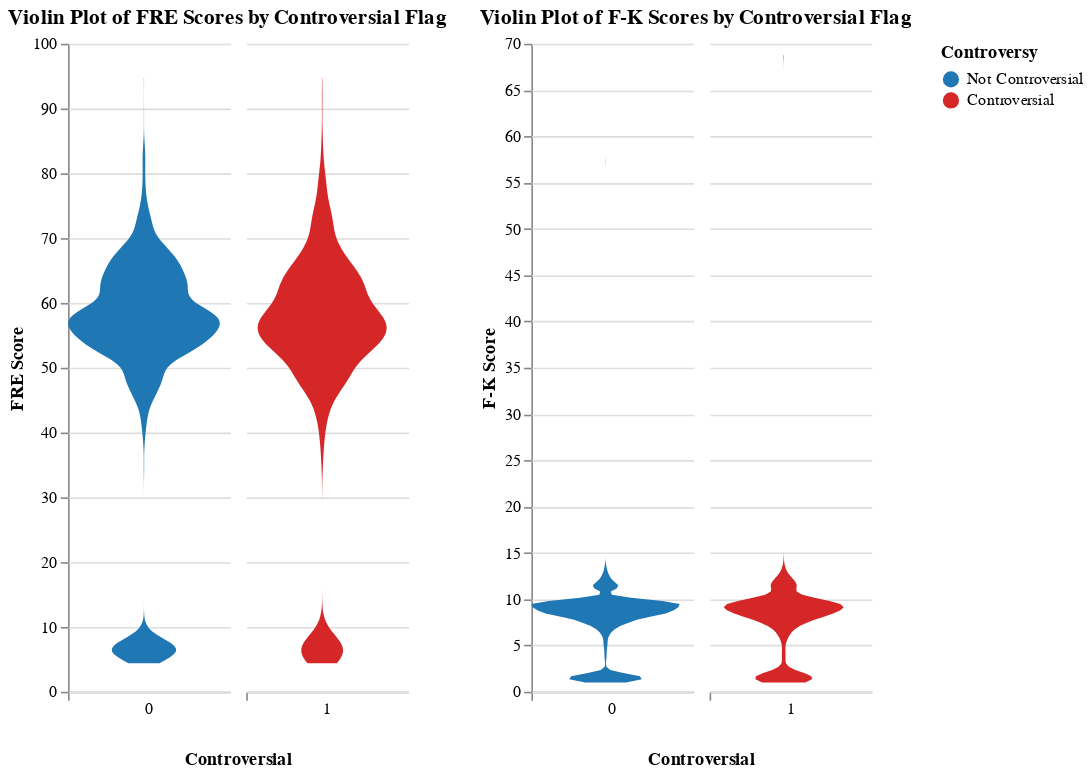

The code cell stored with this chart in its notebook:
### Markdown cell above
Finally, we wondered if the controversy of a case would influence the complexity of writing in a justice’s opinion.  For an internal measure of controversy we decided on cases that had at least two Dissenting opinions.  Here's a view of readability and controversy.

### Code cell
aggregated_fre = long_df.groupby(['Controversial'])['FRE Score'].agg(
    total_count='size',
    min_score='min',
    max_score='max',
    avg_score='mean'
).reset_index()

# Calculate summary statistics for Controversial and Non-Controversial cases (F-K)
aggregated_fk = long_df.groupby(['Controversial'])['F-K Score'].agg(
    total_count='size',
    min_score='min',
    max_score='max',
    avg_score='mean'
).reset_index()

# Create a violin plot for FRE scores by Controversial flag
violin_plot_controversial_fre = alt.Chart(long_df).transform_filter(
    alt.FieldOneOfPredicate(field='Controversial', oneOf=[0, 1])
).transform_density(
    density='FRE Score',
    as_=['FRE Score', 'density'],
    extent=[long_df['FRE Score'].min(), long_df['FRE Score'].max()],
    groupby=['Controversial']
).transform_lookup(
    lookup='Controversial',
    from_=alt.LookupData(aggregated_fre, 'Controversial', ['total_count', 'min_score', 'max_score', 'avg_score'])
).mark_area(orient='horizontal').encode(
    alt.X('density:Q')
        .stack('center')
        .impute(None)
        .title(None)
        .axis(labels=False, values=[0], grid=False, ticks=True),
    alt.Y('FRE Score:Q'),
    alt.Color('Controversial:N',
        scale=alt.Scale(domain=[0, 1], range=['#1f77b4', '#d62728']),  # Blue for 0, Red for 1
        legend=alt.Legend(
            title="Controversy",
            values=[0, 1],
            labelExpr="datum.value == 0 ? 'Not Controversial' : 'Controversial'"
        )
    ),
    alt.Column('Controversial:N')
        .spacing(10)
        .header(titleOrient='bottom', labelOrient='bottom', labelPadding=0),
    tooltip=[
        alt.Tooltip('total_count:Q', title='Total Count'),
        alt.Tooltip('min_score:Q', title='Min Score'),
        alt.Tooltip('max_score:Q', title='Max Score'),
        alt.Tooltip('avg_score:Q', title='Avg Score')
    ]
).properties(
    title='Violin Plot of FRE Scores by Controversial Flag',
    width=100,
    height=400
)

# Create a violin plot for F-K scores by Controversial flag
violin_plot_controversial_fk = alt.Chart(long_df).transform_filter(
    alt.FieldOneOfPredicate(field='Controversial', oneOf=[0, 1])
).transform_density(
    density='F-K Score',
    as_=['F-K Score', 'density'],
    extent=[long_df['F-K Score'].min(), long_df['F-K Score'].max()],
    groupby=['Controversial']
).transform_lookup(
    lookup='Controversial',
    from_=alt.LookupData(aggregated_fk, 'Controversial', ['total_count', 'min_score', 'max_score', 'avg_score'])
).mark_area(orient='horizontal').encode(
    alt.X('density:Q')
        .stack('center')
        .impute(None)
        .title(None)
        .axis(labels=False, values=[0], grid=False, ticks=True),
    alt.Y('F-K Score:Q'),
    alt.Color('Controversial:N',
        scale=alt.Scale(domain=[0, 1], range=['#1f77b4', '#d62728']),  # Blue for 0, Red for 1
        legend=alt.Legend(
            title="Controversy",
            values=[0, 1],
            labelExpr="datum.value == 0 ? 'Not Controversial' : 'Controversial'"
        )
    ),
    alt.Column('Controversial:N')
        .spacing(10)
        .header(titleOrient='bottom', labelOrient='bottom', labelPadding=0),
    tooltip=[
        alt.Tooltip('total_count:Q', title='Total Count'),
        alt.Tooltip('min_score:Q', title='Min Score'),
        alt.Tooltip('max_score:Q', title='Max Score'),
        alt.Tooltip('avg_score:Q', title='Avg Score')
    ]
).properties(
    title='Violin Plot of F-K Scores by Controversial Flag',
    width=100,
    height=400
)

# Concatenate the violin plots for controversial flag vertically and configure the view at the top level
violin_plots_controversial = alt.hconcat(
    violin_plot_controversial_fre, 
    violin_plot_controversial_fk
).configure_view(
    stroke=None
)

# Display both visualizations side by side
violin_plots_controversial.display()

### Figure 1 — Vega-Lite specification as saved in the notebook (floating-point values rounded to 4 significant figures; data arrays with more than 128 entries replaced by an {"elided": "..."} marker saying what was removed)
{"config": {"view": {"continuousWidth": 300, "continuousHeight": 300, "stroke": null}}, "hconcat": [{"mark": {"type": "area", "orient": "horizontal"}, "encoding": {"color": {"field": "Controversial", "legend": {"labelExpr": "datum.value == 0 ? 'Not Controversial' : 'Controversial'", "title": "Controversy", "values": [0, 1]}, "scale": {"domain": [0, 1], "range": ["#1f77b4", "#d62728"]}, "type": "nominal"}, "column": {"field": "Controversial", "header": {"titleOrient": "bottom", "labelOrient": "bottom", "labelPadding": 0}, "spacing": 10, "type": "nominal"}, "tooltip": [{"field": "total_count", "title": "Total Count", "type": "quantitative"}, {"field": "min_score", "title": "Min Score", "type": "quantitative"}, {"field": "max_score", "title": "Max Score", "type": "quantitative"}, {"field": "avg_score", "title": "Avg Score", "type": "quantitative"}], "x": {"axis": {"labels": false, "values": [0], "grid": false, "ticks": true}, "field": "density", "impute": null, "stack": "center", "title": null, "type": "quantitative"}, "y": {"field": "FRE Score", "type": "quantitative"}}, "height": 400, "title": "Violin Plot of FRE Scores by Controversial Flag", "transform": [{"filter": {"field": "Controversial", "oneOf": [0, 1]}}, {"density": "FRE Score", "extent": [4.38, 94.76], "groupby": ["Controversial"], "as": ["FRE Score", "density"]}, {"lookup": "Controversial", "from": {"data": {"name": "data-4bdf9d7536069952044d11d0cb18c1e4"}, "key": "Controversial", "fields": ["total_count", "min_score", "max_score", "avg_score"]}}], "width": 100}, {"mark": {"type": "area", "orient": "horizontal"}, "encoding": {"color": {"field": "Controversial", "legend": {"labelExpr": "datum.value == 0 ? 'Not Controversial' : 'Controversial'", "title": "Controversy", "values": [0, 1]}, "scale": {"domain": [0, 1], "range": ["#1f77b4", "#d62728"]}, "type": "nominal"}, "column": {"field": "Controversial", "header": {"titleOrient": "bottom", "labelOrient": "bottom", "labelPadding": 0}, "spacing": 10, "type": "nominal"}, "tooltip": [{"field": "total_count", "title": "Total Count", "type": "quantitative"}, {"field": "min_score", "title": "Min Score", "type": "quantitative"}, {"field": "max_score", "title": "Max Score", "type": "quantitative"}, {"field": "avg_score", "title": "Avg Score", "type": "quantitative"}], "x": {"axis": {"labels": false, "values": [0], "grid": false, "ticks": true}, "field": "density", "impute": null, "stack": "center", "title": null, "type": "quantitative"}, "y": {"field": "F-K Score", "type": "quantitative"}}, "height": 400, "title": "Violin Plot of F-K Scores by Controversial Flag", "transform": [{"filter": {"field": "Controversial", "oneOf": [0, 1]}}, {"density": "F-K Score", "extent": [1.0, 68.75], "groupby": ["Controversial"], "as": ["F-K Score", "density"]}, {"lookup": "Controversial", "from": {"data": {"name": "data-bab32f89baeac5878a83ab2f6d542509"}, "key": "Controversial", "fields": ["total_count", "min_score", "max_score", "avg_score"]}}], "width": 100}], "data": {"name": "data-69d34dbdad8ead3e43d4c42f0c3305d1"}, "$schema": "https://vega.github.io/schema/vega-lite/v5.8.0.json", "datasets": {"data-69d34dbdad8ead3e43d4c42f0c3305d1": {"elided": "3931 records"}, "data-4bdf9d7536069952044d11d0cb18c1e4": [{"Controversial": 0, "total_count": 3152, "min_score": 4.38, "max_score": 94.76, "avg_score": 52.72}, {"Controversial": 1, "total_count": 779, "min_score": 4.665, "max_score": 91.88, "avg_score": 53.01}], "data-bab32f89baeac5878a83ab2f6d542509": [{"Controversial": 0, "total_count": 3152, "min_score": 1.0, "max_score": 57.27, "avg_score": 7.672}, {"Controversial": 1, "total_count": 779, "min_score": 1.0, "max_score": 68.75, "avg_score": 7.618}]}}
